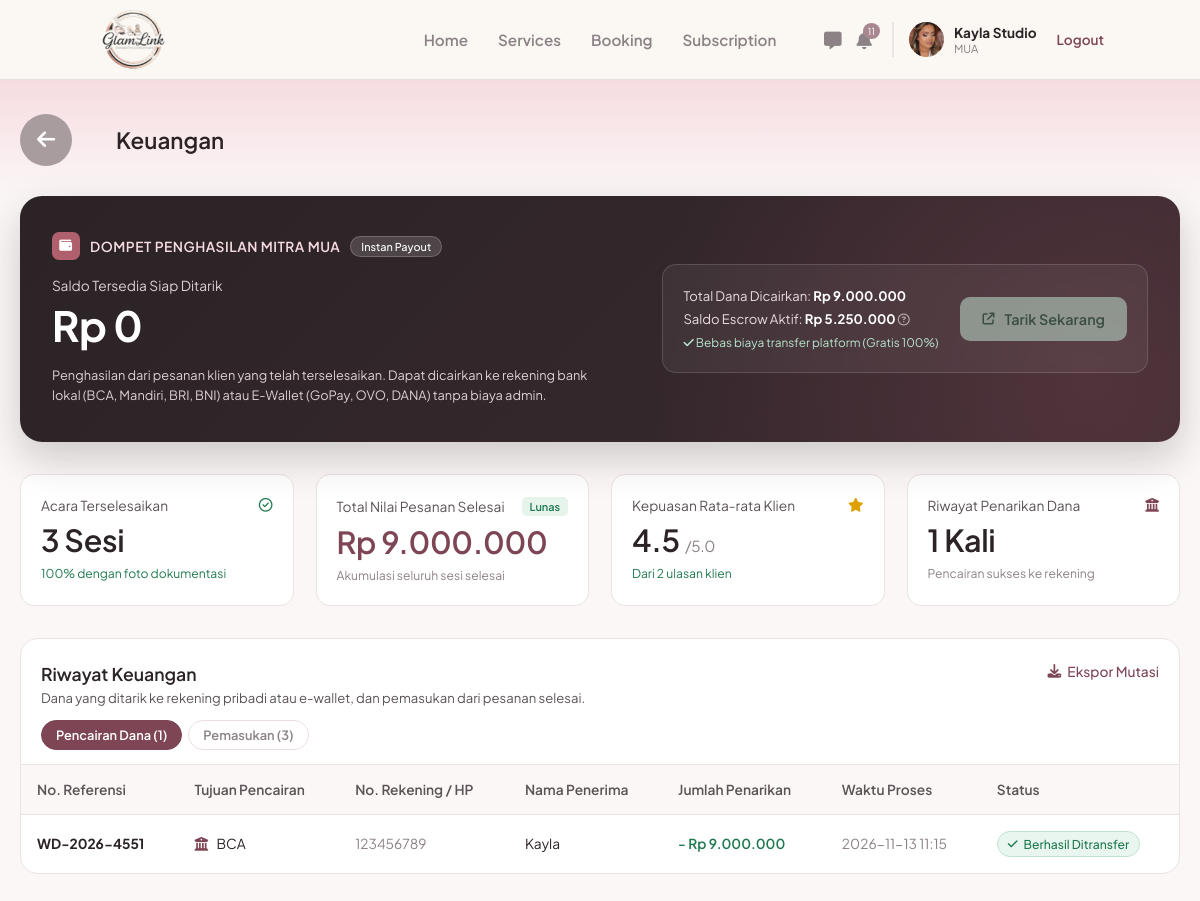
The page /mua/keuangan.php (signed in) on the database its author committed.
### tables this page shows
CREATE TABLE `users` (
  `id_user` int(11) NOT NULL,
  `nama` varchar(100) NOT NULL,
  `email` varchar(100) NOT NULL,
  `nomor_telepon` varchar(20) DEFAULT NULL,
  `nama_brand` varchar(150) DEFAULT NULL,
  `bio` text DEFAULT NULL,
  `lokasi` varchar(150) DEFAULT NULL,
  `foto_profil` varchar(255) DEFAULT NULL,
  `password` varchar(255) NOT NULL,
  `role` enum('mua','pelanggan','admin') NOT NULL,
  `dibuat_pada` timestamp NOT NULL DEFAULT current_timestamp(),
  `status_verifikasi` enum('pending','approved','rejected') NOT NULL DEFAULT 'approved',
  `alasan_tolak` varchar(255) DEFAULT NULL
);

CREATE TABLE `mua_penarikan` (
  `id_penarikan` int(11) NOT NULL,
  `no_referensi` varchar(20) NOT NULL,
  `id_mua` int(11) NOT NULL,
  `tujuan` varchar(30) NOT NULL COMMENT 'BCA, Mandiri, BRI, BNI, GoPay, OVO, DANA',
  `jenis` enum('bank','ewallet') NOT NULL,
  `nomor_tujuan` varchar(30) NOT NULL COMMENT 'No. rekening / No. HP e-wallet',
  `nama_penerima` varchar(100) NOT NULL,
  `jumlah` int(11) NOT NULL,
  `status` enum('diproses','berhasil','gagal') NOT NULL DEFAULT 'berhasil',
  `dibuat_pada` timestamp NOT NULL DEFAULT current_timestamp()
);

### mua/keuangan.php (the view, shortened to what the rows shown need)
<?php
require_once '../includes/auth_mua.php';
function rp($n): string { return 'Rp ' . number_format((float)$n, 0, ',', '.'); }
function ke($s): string { return htmlspecialchars((string)$s, ENT_QUOTES, 'UTF-8'); }
$st = $koneksi->prepare("SELECT *, DATE_FORMAT(dibuat_pada, '%Y-%m-%d %H:%i') AS waktu FROM mua_penarikan WHERE id_mua = ? ORDER BY dibuat_pada DESC, id_penarikan DESC");
$st->bind_param('i', $id_mua);
$st->execute();
$riwayat = $st->get_result()->fetch_all(MYSQLI_ASSOC);
?>
<!DOCTYPE html>
<html lang="id">
<head>
    <link rel="stylesheet" href="https://cdnjs.cloudflare.com/ajax/libs/font-awesome/6.4.0/css/all.min.css">
    <link rel="stylesheet" href="../assets/css/navbar.css">
    <link rel="stylesheet" href="../assets/css/mua_keuangan.css">
    <link rel="stylesheet" href="../assets/css/mua_ui.css">
</head>
<body class="ku-body">
    <?php include '../navbar.php'; ?>
    <div class="ku-topbar">
        <div class="ku-topbar-inner">
            <h1>Keuangan</h1>
        </div>
    </div>
    <main class="ku-main">
        <section class="ku-table-card">
            <div class="ku-table-head">
                <div>
                    <h2>Riwayat Keuangan</h2>
                </div>
            </div>
            <div class="ku-tab-panel" data-ku-panel="tarik">
                <?php if ($riwayat): ?>
                <div class="ku-table-wrap">
                    <table class="ku-table">
                        <thead><tr><th>No. Referensi</th><th>Tujuan Pencairan</th><th>No. Rekening / HP</th><th>Nama Penerima</th><th>Jumlah Penarikan</th><th>Waktu Proses</th><th>Status</th></tr></thead>
                        <tbody>
                        <?php foreach ($riwayat as $r): ?>
                            <tr>
                                <td><b><?php echo ke($r['no_referensi']); ?></b></td>
                                <td><i class="<?php echo $r['jenis'] === 'bank' ? 'fa-solid fa-building-columns ku-c-maroon' : 'fa-solid fa-mobile-screen'; ?>"></i> <?php echo ke($r['tujuan']); ?></td>
                                <td class="ku-muted"><?php echo ke($r['nomor_tujuan']); ?></td>
                                <td><?php echo ke($r['nama_penerima']); ?></td>
                                <td class="ku-out">- <?php echo rp($r['jumlah']); ?></td>
                                <td class="ku-muted"><?php echo ke($r['waktu']); ?></td>
                                <td>
                                    <?php if ($r['status'] === 'berhasil'): ?><span class="ku-status ok"><i class="fa-solid fa-check"></i> Berhasil Ditransfer</span>
                                    <?php elseif ($r['status'] === 'diproses'): ?><span class="ku-status wait"><i class="fa-regular fa-clock"></i> Diproses</span>
                                    <?php else: ?><span class="ku-status fail"><i class="fa-solid fa-xmark"></i> Gagal</span><?php endif; ?>
                                </td>
                            </tr>
                        <?php endforeach; ?>
                        </tbody>
                    </table>
                </div>
                <?php else: ?>
                    <div class="ku-empty"><i class="fa-solid fa-money-bill-transfer"></i><p>Belum ada penarikan dana.</p></div>
                <?php endif; ?>
            </div>
        </section>
    </main>
</body>
</html>

### navbar.php (shortened to what the rows shown need)
<?php
$path_prefix = in_array(basename(dirname($_SERVER['PHP_SELF'])), ['mua', 'klien']) ? '../' : '';
$nav_logged_in = isset($_SESSION['status_login']) && $_SESSION['status_login'] == true;
$nav_role = isset($_SESSION['role']) ? $_SESSION['role'] : '';
if ($nav_logged_in && in_array($nav_role, ['mua', 'pelanggan']) && isset($koneksi)) {
    $id_mua_nav = $_SESSION['id_user'];
    $nav_query = mysqli_query($koneksi, "SELECT nama, nama_brand, foto_profil, status_verifikasi FROM users WHERE id_user = '$id_mua_nav'");
    $nav_profil = mysqli_fetch_assoc($nav_query);
}
?>
<header class="navbar">
    <?php if (!$nav_logged_in): ?>
        <div class="nav-links">
            <a href="<?php echo $path_prefix; ?>login.php" class="btn-text">Masuk</a>
            <a href="<?php echo $path_prefix; ?>login.php" class="btn-outline">Masuk Sebagai MUA</a>
            <a href="<?php echo $path_prefix; ?>register.php" class="btn-filled">Daftar</a>
        </div>
    <?php elseif ($nav_role == 'mua'): ?>
        <?php if (($nav_profil['status_verifikasi'] ?? 'approved') === 'approved'): ?>
        <div class="nav-menu-mua">
            <a href="<?php echo $path_prefix; ?>mua/index.php">Home</a>
            <a href="<?php echo $path_prefix; ?>mua/services.php">Services</a>
            <a href="<?php echo $path_prefix; ?>mua/booking.php">Booking</a>
            <a href="<?php echo $path_prefix; ?>mua/subscription.php">Subscription</a>
        </div>
        <?php endif; ?>
        <div class="nav-profile-mua">
            <div class="nav-icons">
                <?php
                require_once __DIR__ . '/includes/chat.php';
                ?>
                <a href="<?php echo $path_prefix; ?>mua/chat.php" class="icon-btn" title="Chat">
                    <i class="fa-solid fa-message"></i>
                </a>
                <?php
                require_once __DIR__ . '/includes/mua_notifikasi.php';
                $nav_notif_baru = isset($koneksi) ? mua_notif_jumlah_baru($koneksi, (int)$_SESSION['id_user']) : 0;
                ?>
                <a href="<?php echo $path_prefix; ?>mua/notifikasi.php" class="icon-btn" title="Notifikasi">
                    <i class="fa-solid fa-bell"></i>
                    <span class="badge" id="navNotifBadge" <?php echo $nav_notif_baru ? '' : 'hidden'; ?>><?php echo $nav_notif_baru > 99 ? '99+' : $nav_notif_baru; ?></span>
                </a>
            </div>
            <a href="<?php echo $path_prefix; ?>mua/profil.php" style="text-decoration:none;color:inherit;" title="Lihat & edit profil">
            <div class="profile-info">
                <?php if(!empty($nav_profil['foto_profil'])): ?>
                    <img src="<?php echo $path_prefix; ?>assets/img/<?php echo htmlspecialchars($nav_profil['foto_profil']); ?>" alt="Profile">
                <?php else: ?>
                    <div style="width:35px;height:35px;background:#e0d8da;border-radius:50%;display:flex;align-items:center;justify-content:center;color:#fff;font-size:0.8rem;"><i class="fa-solid fa-user"></i></div>
                <?php endif; ?>
                <div class="profile-text">
                    <span class="brand-name"><?php echo htmlspecialchars($nav_profil['nama_brand'] ?? 'Nama Brand'); ?></span>
                    <span class="role-text"><?php echo ($nav_profil['status_verifikasi'] ?? 'approved') === 'approved' ? 'MUA' : 'Belum terverifikasi'; ?></span>
                </div>
            </div>
            </a>
            <a href="<?php echo $path_prefix; ?>logout.php" class="logout-link">Logout</a>
        </div>
    <?php endif; ?>
</header>

### rows shown on the page
users: foto_profil (picture), nama_brand "Kayla Studio"
mua_penarikan: no_referensi "WD-2026-4551", tujuan "BCA", nomor_tujuan "123456789", nama_penerima "Kayla", jumlah "Rp 9.000.000", waktu "2026-11-13 11:15", status "berhasil" (drawn)

### other values the page prints
$nav_notif_baru "11"
rp($k['dicairkan']) "Rp 9.000.000"
rp($k['escrow']) "Rp 5.250.000"
$k['sesi'] "3"
$persen_dok "100"
$k['rating'] "4.5"
$k['jml_rating'] "2"
$k['kali_tarik'] "1"
count($riwayat) "1"
count($pemasukan) "3"
